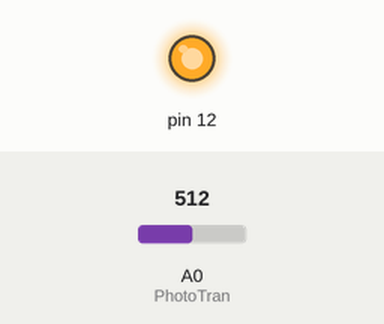
Recording of a sketch running on a simulated Arduino Uno, built with avr-gcc and run on an emulated ATmega328P. Shown: output pins drawn as LEDs (lit = HIGH). Inputs (shaded band) come from the test bench; at power-on: A0 (PhotoTran) = 512.

Above: at 1.2 s.
1.3 s: A0 (PhotoTran) set to 329
2.8 s: A0 (PhotoTran) set to 306
At 3.1 s:
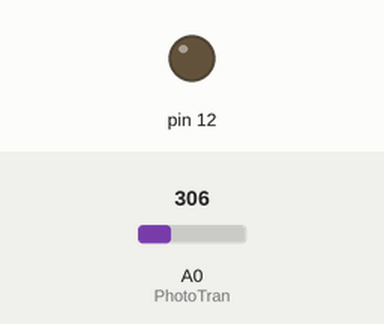
5.8 s: A0 (PhotoTran) set to 325
At 6.6 s:
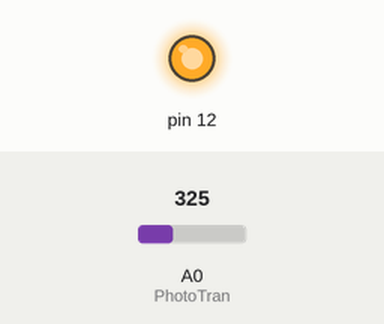
7.3 s: A0 (PhotoTran) set to 305
At 7.8 s:
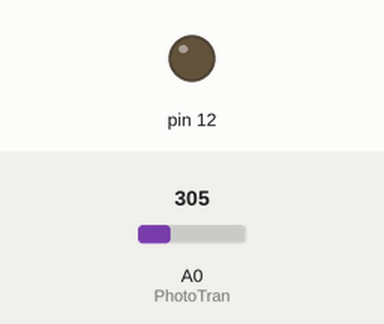
Timing chart, 0 to 9.8 s (numbered marks = the images above; inputs shaded):
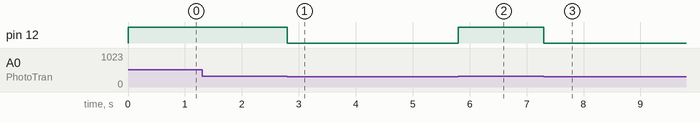

The sketch:

Receiver.ino
```cpp
#define PhotoTran A0
#define THRESHOLD 315 // The ADC value that is equivalent to a 3V threshold

int voltage=0;
void setup()
{
  Serial.begin(1200);
  pinMode(12,OUTPUT);
}

void loop()
{
while(1)
{
  voltage = analogRead(PhotoTran);
  if (voltage > THRESHOLD)
  {
    digitalWrite(12,HIGH);
  }
  else
  {
    digitalWrite(12,LOW);
  }
    while (Serial.available())
      {
        String s1 = Serial.readStringUntil('\n');
        Serial.println(s1);
      }
}
}
```

Measured:
- the behaviour switches between 316 and 315 on A0 (PhotoTran) (found by bisection; images 0 and 1)
- after the input at 1.3 s, every drawn part: stays the same
- after the input at 2.8 s, pin 12: HIGH → LOW at once
- after the input at 5.8 s, pin 12: LOW → HIGH at once
- after the input at 7.3 s, pin 12: HIGH → LOW at once
